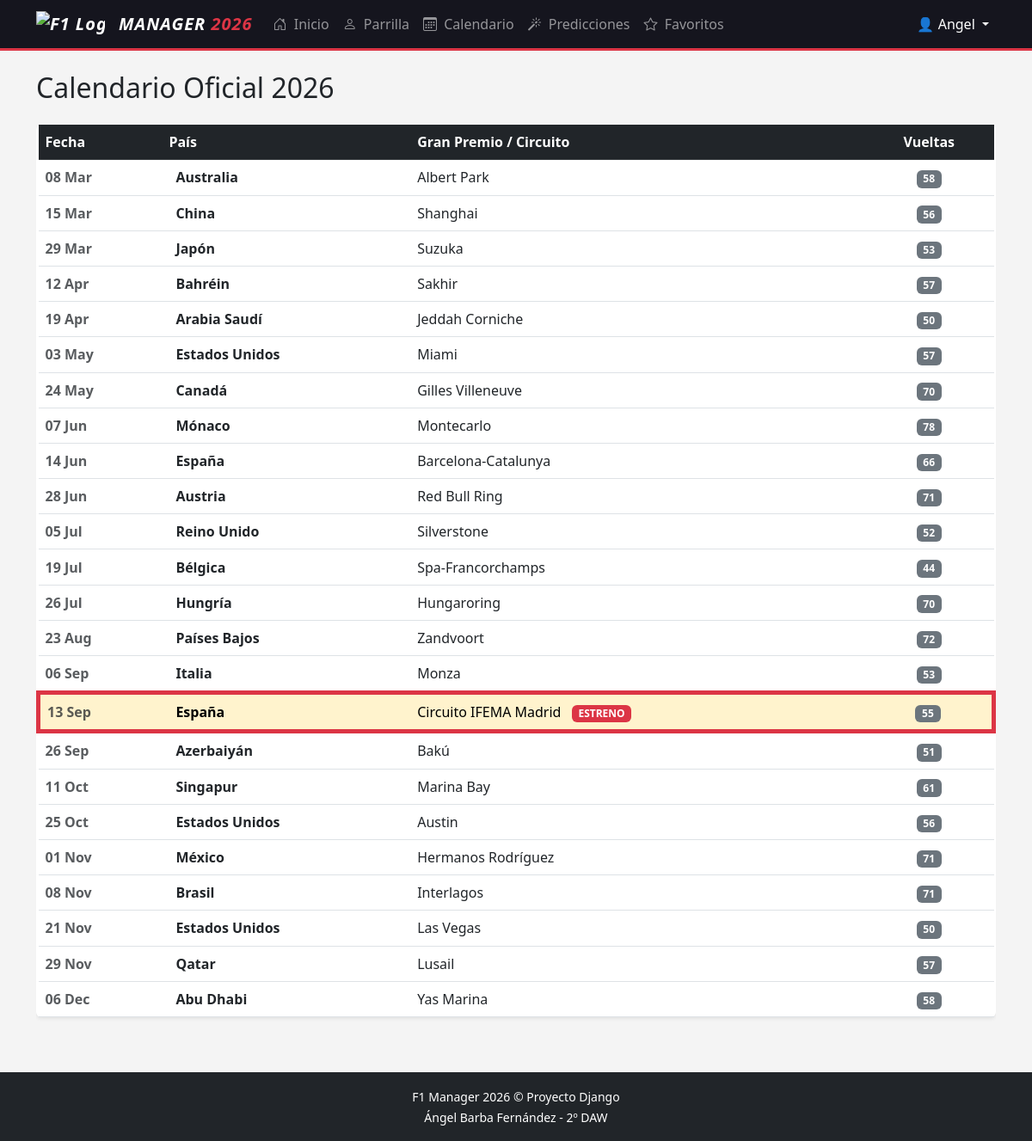
The page /calendario/ (signed in) on the database its author committed.
### core/models.py (models this page shows, shortened)
class Circuito(models.Model):
    nombre = models.CharField(max_length=100, unique=True)  # Unicidad: no puede haber dos circuitos con el mismo nombre
    pais = models.CharField(max_length=50)
    codigo_pais = models.CharField(max_length=2, default="xx")
    longitud_km = models.FloatField()
    vueltas = models.IntegerField()
    fecha = models.DateField()  # Necesario para la regla: no permitir predicciones en carreras finalizadas

### core/views.py (the view)
# urls.py: path('calendario/', views.calendario_2026, name='calendario'),
@login_required
def calendario_2026(request):
    circuitos = Circuito.objects.all().order_by('fecha')
    return render(request, 'core/calendario.html', {'circuitos': circuitos})

### core/templates/core/calendario.html (shortened to what this page needs)
{% extends 'core/base.html' %}
{% block content %}
<h2 class="mb-4">Calendario Oficial 2026</h2>
<div class="table-responsive">
    <table class="table table-hover align-middle shadow-sm bg-white rounded">
        <thead class="table-dark">
            <tr>
                <th>Fecha</th>
                <th>País</th>
                <th>Gran Premio / Circuito</th>
                <th class="text-center">Vueltas</th>
            </tr>
        </thead>
        <tbody>
            {% for c in circuitos %}
            <tr {% if "Madrid" in c.nombre %}class="table-warning border-start border-5 border-danger"{% endif %}>
                <td class="fw-bold text-muted">{{ c.fecha|date:"d M" }}</td>
                <td>
                    <span class="fw-bold">{{ c.pais }}</span>
                </td>
                <td>
                    {{ c.nombre }}
                    {% if "Madrid" in c.nombre %}
                        <span class="badge bg-danger ms-2">ESTRENO</span>
                    {% endif %}
                </td>
                <td class="text-center">
                    <span class="badge bg-secondary">{{ c.vueltas }}</span>
                </td>
            </tr>
            {% endfor %}
        </tbody>
    </table>
</div>
{% endblock %}

### core/templates/core/base.html (shortened to what this page needs)
<!DOCTYPE html>
<html lang="es">
<head>
    <link href="https://cdn.jsdelivr.net/npm/bootstrap@5.3.0/dist/css/bootstrap.min.css" rel="stylesheet">
    <link rel="stylesheet" href="https://cdn.jsdelivr.net/npm/bootstrap-icons@1.11.0/font/bootstrap-icons.css">
    <link rel="stylesheet" href="https://cdn.jsdelivr.net/gh/lipis/flag-icons@6.6.6/css/flag-icons.min.css"/>
</head>
<body>
    <nav class="navbar navbar-expand-lg navbar-dark border-bottom border-danger border-3 sticky-top">
        <div class="container">
            <a class="navbar-brand text-white d-flex align-items-center" href="{% url 'home' %}">
                <img src="https://www.formula1.com/etc/designs/fom-website/images/f1_logo_white.png" alt="F1 Logo" width="80" height="auto" class="me-3">
                <span style="font-style: italic; letter-spacing: 1px;">
                    MANAGER <span class="text-danger">2026</span>
                </span>
            </a>
            <div class="collapse navbar-collapse" id="navbarNav">
                <ul class="navbar-nav me-auto">
                    <li class="nav-item">
                        <a class="nav-link" href="{% url 'home' %}">
                            <i class="bi bi-house-door me-1"></i> Inicio
                        </a>
                    </li>
                    <li class="nav-item">
                        <a class="nav-link" href="{% url 'parrilla' %}">
                            <i class="bi bi-person me-1"></i> Parrilla
                        </a>
                    </li>
                    <li class="nav-item">
                        <a class="nav-link" href="{% url 'calendario' %}">
                            <i class="bi bi-calendar3 me-1"></i> Calendario
                        </a>
                    </li>
                    <li class="nav-item">
                        <a class="nav-link" href="{% url 'lista_predicciones' %}">
                            <i class="bi bi-magic me-1"></i> Predicciones
                        </a>
                    </li>
                    <li class="nav-item">
                        <a class="nav-link" href="{% url 'mis_favoritos' %}">
                            <i class="bi bi-star me-1"></i> Favoritos
                        </a>
                    </li>
                </ul>
                <ul class="navbar-nav">
                    {% if user.is_authenticated %}
                    <li class="nav-item dropdown">
                        <a class="nav-link dropdown-toggle active" href="#" role="button" data-bs-toggle="dropdown">
                            👤 {{ user.username|title }}
                        </a>
                    </li>
                    {% else %}
                    <li class="nav-item">
                        <a class="nav-link" href="{% url 'login' %}">Iniciar Sesión</a>
                    </li>
                    {% endif %}
                </ul>
            </div>
        </div>
    </nav>
    <div class="container mt-4 mb-5">
        {% block content %}
        {% endblock %}
    </div>
    <footer class="bg-dark text-white text-center py-3 mt-auto">
        <div class="container">
            <small>F1 Manager 2026 &copy; Proyecto Django<br>Ángel Barba Fernández - 2º DAW</small>
        </div>
    </footer>
</body>
</html>

### core/templates/core/base.html (style rules this page uses)
body { background-color: #f4f4f4; min-height: 100vh; display: flex; flex-direction: column; }
.navbar { background-color: #15151e !important; }
.navbar-brand { font-weight: 800; font-style: italic; letter-spacing: 1px; }
footer { margin-top: auto; }

### rows shown on the page
Circuito: fecha "08 Mar", pais "Australia", nombre "Albert Park", vueltas "58"
Circuito: fecha "15 Mar", pais "China", nombre "Shanghai", vueltas "56"
Circuito: fecha "29 Mar", pais "Japón", nombre "Suzuka", vueltas "53"
Circuito: fecha "12 Apr", pais "Bahréin", nombre "Sakhir", vueltas "57"
Circuito: fecha "19 Apr", pais "Arabia Saudí", nombre "Jeddah Corniche", vueltas "50"
Circuito: fecha "03 May", pais "Estados Unidos", nombre "Miami", vueltas "57"
Circuito: fecha "24 May", pais "Canadá", nombre "Gilles Villeneuve", vueltas "70"
Circuito: fecha "07 Jun", pais "Mónaco", nombre "Montecarlo", vueltas "78"
Circuito: fecha "14 Jun", pais "España", nombre "Barcelona-Catalunya", vueltas "66"
Circuito: fecha "28 Jun", pais "Austria", nombre "Red Bull Ring", vueltas "71"
Circuito: fecha "05 Jul", pais "Reino Unido", nombre "Silverstone", vueltas "52"
Circuito: fecha "19 Jul", pais "Bélgica", nombre "Spa-Francorchamps", vueltas "44"
Circuito: fecha "26 Jul", pais "Hungría", nombre "Hungaroring", vueltas "70"
Circuito: fecha "23 Aug", pais "Países Bajos", nombre "Zandvoort", vueltas "72"
Circuito: fecha "06 Sep", pais "Italia", nombre "Monza", vueltas "53"
Circuito: fecha "13 Sep", pais "España", nombre "Circuito IFEMA Madrid", shows "ESTRENO", vueltas "55"
Circuito: fecha "26 Sep", pais "Azerbaiyán", nombre "Bakú", vueltas "51"
Circuito: fecha "11 Oct", pais "Singapur", nombre "Marina Bay", vueltas "61"
Circuito: fecha "25 Oct", pais "Estados Unidos", nombre "Austin", vueltas "56"
Circuito: fecha "01 Nov", pais "México", nombre "Hermanos Rodríguez", vueltas "71"
Circuito: fecha "08 Nov", pais "Brasil", nombre "Interlagos", vueltas "71"
Circuito: fecha "21 Nov", pais "Estados Unidos", nombre "Las Vegas", vueltas "50"
Circuito: fecha "29 Nov", pais "Qatar", nombre "Lusail", vueltas "57"
Circuito: fecha "06 Dec", pais "Abu Dhabi", nombre "Yas Marina", vueltas "58"

### other values the page prints
{{ user.username|title }} "Angel"
